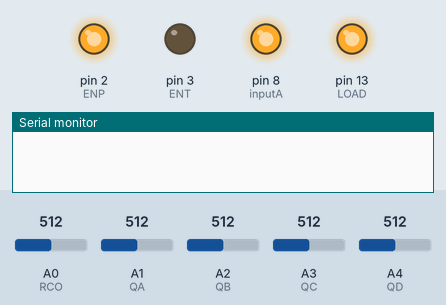
Simulated run of this sketch. Board: Arduino Uno, built with avr-gcc and run on an emulated ATmega328P. Parts: output pins drawn as LEDs (lit = HIGH), the last lines printed to the serial monitor. The test bench sets the inputs (shaded band); at power-on: A0 (RCO) = 512, A1 (QA) = 512, A2 (QB) = 512, A3 (QC) = 512, A4 (QD) = 512. Pins used as bus, display or sensor lines are not drawn.

Above: at 0.3 s.
At 1.3 s:
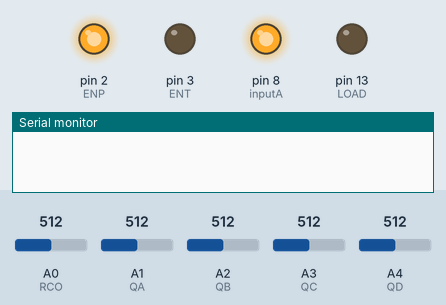
At 2.5 s:
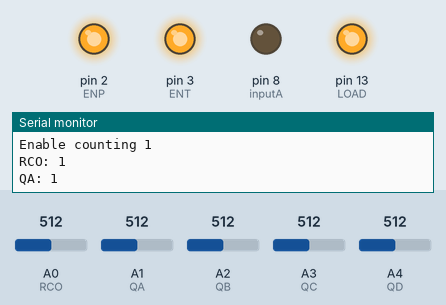
Timing chart, 0 to 4.0 s (numbered marks = the images above):
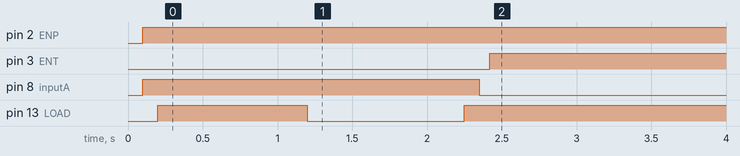

The sketch:

4bit-counter.ino
```cpp
//Output pins
int CLR = 0;    //CLR clear
int LOAD = 13;  //LOAD
int CLK = 1;    //CLK clock
int ENP = 2;    //ENP (Enable counting)
int ENT = 3;    //Count (If high then it counts)
int inputA = 8;


int A = 0;      //Address pin A

int time = 0;

void setup() {
  Serial.begin(9600);
  // Prepare address pins for output
  pinMode(CLR, OUTPUT);
  pinMode(LOAD, OUTPUT);
  pinMode(CLK, OUTPUT);
  pinMode(ENP, OUTPUT);
  pinMode(ENT, OUTPUT);
  pinMode(inputA, OUTPUT);

  // Prepare read pin
  pinMode(A0, INPUT);  //RCO
  pinMode(A1, INPUT);  //QA
  pinMode(A2, INPUT);  //QB
  pinMode(A3, INPUT);  //QC
  pinMode(A4, INPUT);  //QD
}

void triggerCLK(){
  digitalWrite(CLK, HIGH);
  digitalWrite(CLK, LOW);
  delay(50);
  //clock
  digitalWrite(CLK, HIGH);
}

void triggerCLR(){
  digitalWrite(CLR, HIGH);
  digitalWrite(CLR, LOW);
  delay(50);
  triggerCLK();
  digitalWrite(CLR, HIGH);
}

void triggerLOAD(){
  digitalWrite(LOAD, HIGH);
  delay(1000);
  digitalWrite(LOAD, LOW);

  delay(1000);
  triggerCLK();
  digitalWrite(LOAD, HIGH);
}

void readAllValues(){
  Serial.println();
//  Serial.print("Time: ");
//  Serial.println(time);
  Serial.print("RCO: ");
  Serial.println(serial_high_str(analogRead(A0)));
//  Serial.println(analogRead(A0));
  Serial.print("QA: ");
  Serial.println(serial_high_str(analogRead(A1)));
//  Serial.println(analogRead(A1));
  Serial.print("QB: ");
  Serial.println(serial_high_str(analogRead(A2)));
//  Serial.println(analogRead(A2));
  Serial.print("QC: ");
  Serial.println(serial_high_str(analogRead(A3)));
//  Serial.println(analogRead(A3));
  Serial.print("QD: ");
  Serial.println(serial_high_str(analogRead(A4)));

  Serial.println(serial_high_str(analogRead(A1)) + serial_high_str(analogRead(A2)) + serial_high_str(analogRead(A3)) + serial_high_str(analogRead(A4)));
}

String serial_high_str(int value){
  if(value >= 300) return "1";
  return "0";
}


void loop() {

  triggerCLR();
  digitalWrite(ENP, HIGH);
  digitalWrite(inputA, HIGH);
  delay(100);
  triggerLOAD();
  triggerCLK();
  triggerCLK();
  digitalWrite(inputA, LOW);
  triggerCLK();

  Serial.println();
  Serial.println("Enable counting");
  digitalWrite(ENP, HIGH);
  readAllValues();
  Serial.println();
  Serial.println("Enable counting 1");
  digitalWrite(ENT, HIGH);
  readAllValues();
  delay(2000);

  while(true){
  triggerCLK();
  readAllValues();
  delay(2000);
  }
}
```

Measured:
- by itself, pin 2 (ENP): LOW → HIGH at 0.10 s
- by itself, pin 3 (ENT): LOW → HIGH at 2.4 s
- by itself, pin 8 (inputA): LOW → HIGH at 0.10 s, → LOW 2.3 s later
- by itself, pin 13 (LOAD): LOW → HIGH at 0.20 s, → LOW 1.0 s later, → HIGH 1.1 s later
